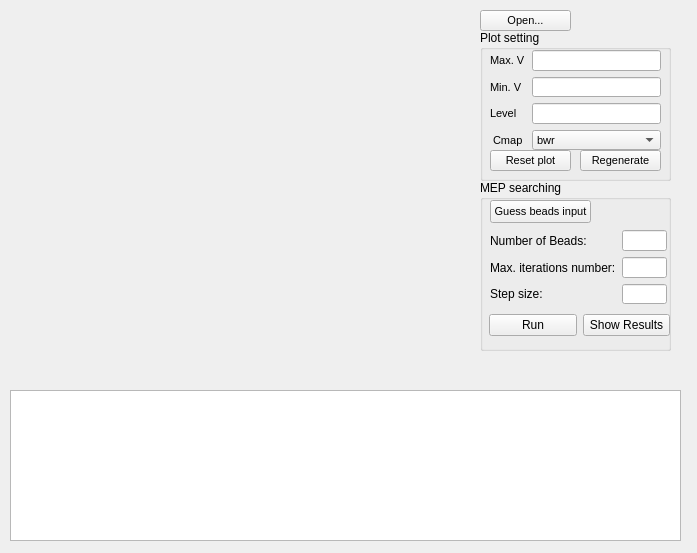
<?xml version="1.0" encoding="UTF-8"?>
<ui version="4.0">
 <class>Form</class>
 <widget class="QWidget" name="Form">
  <property name="geometry">
   <rect>
    <x>0</x>
    <y>0</y>
    <width>697</width>
    <height>553</height>
   </rect>
  </property>
  <property name="minimumSize">
   <size>
    <width>641</width>
    <height>520</height>
   </size>
  </property>
  <property name="mouseTracking">
   <bool>false</bool>
  </property>
  <property name="windowTitle">
   <string>Form</string>
  </property>
  <property name="autoFillBackground">
   <bool>false</bool>
  </property>
  <widget class="QWidget" name="plotWindows" native="true">
   <property name="geometry">
    <rect>
     <x>10</x>
     <y>10</y>
     <width>461</width>
     <height>371</height>
    </rect>
   </property>
  </widget>
  <widget class="QPushButton" name="openB">
   <property name="geometry">
    <rect>
     <x>480</x>
     <y>10</y>
     <width>91</width>
     <height>21</height>
    </rect>
   </property>
   <property name="font">
    <font>
     <pointsize>8</pointsize>
    </font>
   </property>
   <property name="text">
    <string>Open...</string>
   </property>
  </widget>
  <widget class="QGroupBox" name="plotBox">
   <property name="geometry">
    <rect>
     <x>480</x>
     <y>30</y>
     <width>191</width>
     <height>151</height>
    </rect>
   </property>
   <property name="title">
    <string>Plot setting</string>
   </property>
   <widget class="QPushButton" name="Rgen">
    <property name="geometry">
     <rect>
      <x>100</x>
      <y>120</y>
      <width>81</width>
      <height>21</height>
     </rect>
    </property>
    <property name="font">
     <font>
      <pointsize>8</pointsize>
     </font>
    </property>
    <property name="text">
     <string>Regenerate</string>
    </property>
   </widget>
   <widget class="QPushButton" name="Rset">
    <property name="geometry">
     <rect>
      <x>10</x>
      <y>120</y>
      <width>81</width>
      <height>21</height>
     </rect>
    </property>
    <property name="font">
     <font>
      <pointsize>8</pointsize>
     </font>
    </property>
    <property name="text">
     <string>Reset plot</string>
    </property>
   </widget>
   <widget class="QWidget" name="gridLayoutWidget_2">
    <property name="geometry">
     <rect>
      <x>10</x>
      <y>20</y>
      <width>171</width>
      <height>100</height>
     </rect>
    </property>
    <layout class="QGridLayout" name="gridLayout_2">
     <item row="3" column="0">
      <widget class="QLabel" name="label_4">
       <property name="font">
        <font>
         <pointsize>8</pointsize>
        </font>
       </property>
       <property name="text">
        <string> Cmap</string>
       </property>
      </widget>
     </item>
     <item row="0" column="0">
      <widget class="QLabel" name="label_2">
       <property name="font">
        <font>
         <pointsize>8</pointsize>
        </font>
       </property>
       <property name="text">
        <string>Max. V</string>
       </property>
      </widget>
     </item>
     <item row="1" column="0">
      <widget class="QLabel" name="label_3">
       <property name="font">
        <font>
         <pointsize>8</pointsize>
        </font>
       </property>
       <property name="text">
        <string>Min. V</string>
       </property>
      </widget>
     </item>
     <item row="2" column="0">
      <widget class="QLabel" name="label_5">
       <property name="font">
        <font>
         <pointsize>8</pointsize>
        </font>
       </property>
       <property name="text">
        <string>Level   </string>
       </property>
      </widget>
     </item>
     <item row="0" column="1">
      <widget class="QLineEdit" name="Vmax"/>
     </item>
     <item row="1" column="1">
      <widget class="QLineEdit" name="Vmin"/>
     </item>
     <item row="2" column="1">
      <widget class="QLineEdit" name="Level"/>
     </item>
     <item row="3" column="1">
      <widget class="QComboBox" name="cmap">
       <property name="font">
        <font>
         <pointsize>8</pointsize>
        </font>
       </property>
       <item>
        <property name="text">
         <string>bwr</string>
        </property>
       </item>
       <item>
        <property name="text">
         <string>jet</string>
        </property>
       </item>
       <item>
        <property name="text">
         <string>rainbow</string>
        </property>
       </item>
      </widget>
     </item>
    </layout>
   </widget>
  </widget>
  <widget class="QGroupBox" name="MEPBox">
   <property name="geometry">
    <rect>
     <x>480</x>
     <y>180</y>
     <width>191</width>
     <height>171</height>
    </rect>
   </property>
   <property name="title">
    <string>MEP searching</string>
   </property>
   <widget class="QPushButton" name="guessinp">
    <property name="geometry">
     <rect>
      <x>10</x>
      <y>20</y>
      <width>101</width>
      <height>23</height>
     </rect>
    </property>
    <property name="font">
     <font>
      <pointsize>8</pointsize>
      <kerning>false</kerning>
     </font>
    </property>
    <property name="text">
     <string>Guess beads input</string>
    </property>
   </widget>
   <widget class="QLabel" name="label2   ">
    <property name="geometry">
     <rect>
      <x>120</x>
      <y>20</y>
      <width>71</width>
      <height>21</height>
     </rect>
    </property>
    <property name="text">
     <string/>
    </property>
   </widget>
   <widget class="QWidget" name="gridLayoutWidget">
    <property name="geometry">
     <rect>
      <x>10</x>
      <y>50</y>
      <width>177</width>
      <height>74</height>
     </rect>
    </property>
    <layout class="QGridLayout" name="gridLayout">
     <item row="0" column="0">
      <widget class="QLabel" name="label_6">
       <property name="text">
        <string>Number of Beads:</string>
       </property>
      </widget>
     </item>
     <item row="1" column="0">
      <widget class="QLabel" name="label_7">
       <property name="text">
        <string>Max. iterations number:</string>
       </property>
      </widget>
     </item>
     <item row="2" column="0">
      <widget class="QLabel" name="label_8">
       <property name="text">
        <string>Step size:</string>
       </property>
      </widget>
     </item>
     <item row="0" column="1">
      <widget class="QLineEdit" name="Nbeads"/>
     </item>
     <item row="1" column="1">
      <widget class="QLineEdit" name="Maxiter"/>
     </item>
     <item row="2" column="1">
      <widget class="QLineEdit" name="Stepsize"/>
     </item>
    </layout>
   </widget>
   <widget class="QWidget" name="horizontalLayoutWidget">
    <property name="geometry">
     <rect>
      <x>9</x>
      <y>130</y>
      <width>181</width>
      <height>31</height>
     </rect>
    </property>
    <layout class="QHBoxLayout" name="horizontalLayout">
     <item>
      <widget class="QPushButton" name="run">
       <property name="text">
        <string>Run</string>
       </property>
      </widget>
     </item>
     <item>
      <widget class="QPushButton" name="showResult">
       <property name="text">
        <string>Show Results</string>
       </property>
      </widget>
     </item>
    </layout>
   </widget>
  </widget>
  <widget class="QTextBrowser" name="outBrowser">
   <property name="geometry">
    <rect>
     <x>10</x>
     <y>390</y>
     <width>671</width>
     <height>151</height>
    </rect>
   </property>
  </widget>
  <widget class="QLabel" name="label">
   <property name="enabled">
    <bool>true</bool>
   </property>
   <property name="geometry">
    <rect>
     <x>580</x>
     <y>10</y>
     <width>81</width>
     <height>21</height>
    </rect>
   </property>
   <property name="styleSheet">
    <string notr="true">font: 8pt &quot;MS Shell Dlg 2&quot;;</string>
   </property>
   <property name="text">
    <string/>
   </property>
  </widget>
 </widget>
 <resources/>
 <connections/>
</ui>
